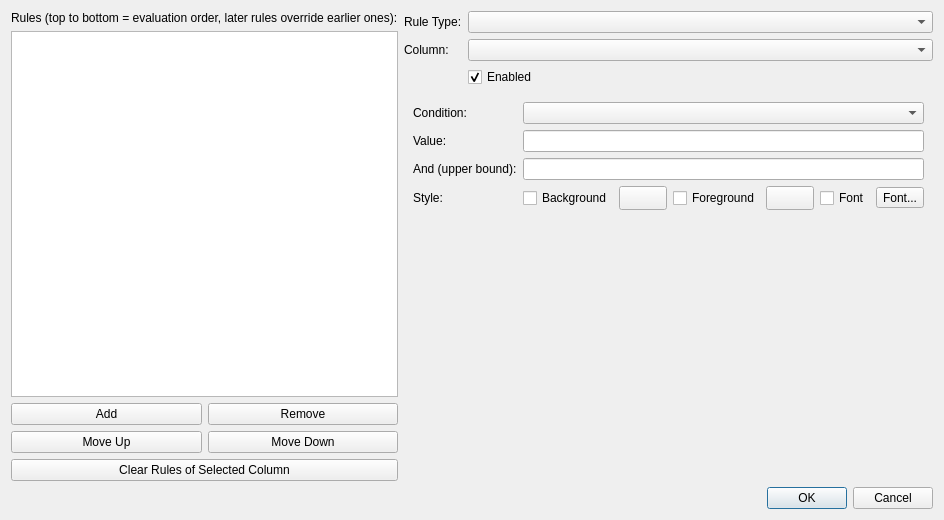
<?xml version="1.0" encoding="UTF-8"?>
<ui version="4.0">
 <class>DADialogConditionalFormat</class>
 <widget class="QDialog" name="DADialogConditionalFormat">
  <property name="geometry">
   <rect>
    <x>0</x>
    <y>0</y>
    <width>760</width>
    <height>520</height>
   </rect>
  </property>
  <property name="windowTitle">
   <string>Conditional Formatting</string>
  </property>
  <layout class="QVBoxLayout" name="verticalLayoutRoot">
   <item>
    <layout class="QHBoxLayout" name="horizontalLayoutMain">
     <item>
      <layout class="QVBoxLayout" name="verticalLayoutLeft">
       <item>
        <widget class="QLabel" name="labelRules">
         <property name="text">
          <string>Rules (top to bottom = evaluation order, later rules override earlier ones):</string>
         </property>
        </widget>
       </item>
       <item>
        <widget class="QListWidget" name="listRules">
         <property name="minimumSize">
          <size>
           <width>280</width>
           <height>0</height>
          </size>
         </property>
        </widget>
       </item>
       <item>
        <layout class="QGridLayout" name="gridLayoutButtons">
         <item row="0" column="0">
          <widget class="QPushButton" name="buttonAdd">
           <property name="text">
            <string>Add</string>
           </property>
          </widget>
         </item>
         <item row="0" column="1">
          <widget class="QPushButton" name="buttonRemove">
           <property name="text">
            <string>Remove</string>
           </property>
          </widget>
         </item>
         <item row="1" column="0">
          <widget class="QPushButton" name="buttonMoveUp">
           <property name="text">
            <string>Move Up</string>
           </property>
          </widget>
         </item>
         <item row="1" column="1">
          <widget class="QPushButton" name="buttonMoveDown">
           <property name="text">
            <string>Move Down</string>
           </property>
          </widget>
         </item>
         <item row="2" column="0" colspan="2">
          <widget class="QPushButton" name="buttonClearColumn">
           <property name="text">
            <string>Clear Rules of Selected Column</string>
           </property>
          </widget>
         </item>
        </layout>
       </item>
      </layout>
     </item>
     <item>
      <layout class="QVBoxLayout" name="verticalLayoutRight">
       <item>
        <layout class="QFormLayout" name="formLayoutHeader">
         <item row="0" column="0">
          <widget class="QLabel" name="labelType">
           <property name="text">
            <string>Rule Type:</string>
           </property>
          </widget>
         </item>
         <item row="0" column="1">
          <widget class="QComboBox" name="comboType"/>
         </item>
         <item row="1" column="0">
          <widget class="QLabel" name="labelColumn">
           <property name="text">
            <string>Column:</string>
           </property>
          </widget>
         </item>
         <item row="1" column="1">
          <widget class="QComboBox" name="comboColumn"/>
         </item>
         <item row="2" column="1">
          <widget class="QCheckBox" name="checkEnabled">
           <property name="text">
            <string>Enabled</string>
           </property>
           <property name="checked">
            <bool>true</bool>
           </property>
          </widget>
         </item>
        </layout>
       </item>
       <item>
        <widget class="QStackedWidget" name="stackEditor">
         <property name="currentIndex">
          <number>0</number>
         </property>
         <widget class="QWidget" name="pageCell">
          <layout class="QFormLayout" name="formLayoutCell">
           <item row="0" column="0">
            <widget class="QLabel" name="labelCondition">
             <property name="text">
              <string>Condition:</string>
             </property>
            </widget>
           </item>
           <item row="0" column="1">
            <widget class="QComboBox" name="comboCondition"/>
           </item>
           <item row="1" column="0">
            <widget class="QLabel" name="labelValue1">
             <property name="text">
              <string>Value:</string>
             </property>
            </widget>
           </item>
           <item row="1" column="1">
            <widget class="QLineEdit" name="editValue1"/>
           </item>
           <item row="2" column="0">
            <widget class="QLabel" name="labelValue2">
             <property name="text">
              <string>And (upper bound):</string>
             </property>
            </widget>
           </item>
           <item row="2" column="1">
            <widget class="QLineEdit" name="editValue2"/>
           </item>
           <item row="3" column="0">
            <widget class="QLabel" name="labelStyle">
             <property name="text">
              <string>Style:</string>
             </property>
            </widget>
           </item>
           <item row="3" column="1">
            <layout class="QHBoxLayout" name="horizontalLayoutStyle">
             <item>
              <widget class="QCheckBox" name="checkUseBackground">
               <property name="text">
                <string>Background</string>
               </property>
              </widget>
             </item>
             <item>
              <widget class="QToolButton" name="buttonBackground">
               <property name="minimumSize">
                <size>
                 <width>48</width>
                 <height>24</height>
                </size>
               </property>
               <property name="text">
                <string notr="true"/>
               </property>
              </widget>
             </item>
             <item>
              <widget class="QCheckBox" name="checkUseForeground">
               <property name="text">
                <string>Foreground</string>
               </property>
              </widget>
             </item>
             <item>
              <widget class="QToolButton" name="buttonForeground">
               <property name="minimumSize">
                <size>
                 <width>48</width>
                 <height>24</height>
                </size>
               </property>
               <property name="text">
                <string notr="true"/>
               </property>
              </widget>
             </item>
             <item>
              <widget class="QCheckBox" name="checkUseFont">
               <property name="text">
                <string>Font</string>
               </property>
              </widget>
             </item>
             <item>
              <widget class="QToolButton" name="buttonFont">
               <property name="text">
                <string>Font...</string>
               </property>
              </widget>
             </item>
             <item>
              <spacer name="horizontalSpacerStyle">
               <property name="orientation">
                <enum>Qt::Horizontal</enum>
               </property>
               <property name="sizeHint" stdset="0">
                <size>
                 <width>10</width>
                 <height>10</height>
                </size>
               </property>
              </spacer>
             </item>
            </layout>
           </item>
          </layout>
         </widget>
         <widget class="QWidget" name="pageScale">
          <layout class="QVBoxLayout" name="verticalLayoutScale">
           <item>
            <widget class="QRadioButton" name="radioTwoColor">
             <property name="text">
              <string>2-Color Scale</string>
             </property>
             <property name="checked">
              <bool>true</bool>
             </property>
            </widget>
           </item>
           <item>
            <widget class="QRadioButton" name="radioThreeColor">
             <property name="text">
              <string>3-Color Scale</string>
             </property>
            </widget>
           </item>
           <item>
            <layout class="QHBoxLayout" name="horizontalLayoutScaleColors">
             <item>
              <widget class="QLabel" name="labelScaleLow">
               <property name="text">
                <string>Low:</string>
               </property>
              </widget>
             </item>
             <item>
              <widget class="QToolButton" name="buttonScaleMin">
               <property name="minimumSize">
                <size>
                 <width>48</width>
                 <height>24</height>
                </size>
               </property>
               <property name="text">
                <string notr="true"/>
               </property>
              </widget>
             </item>
             <item>
              <widget class="QLabel" name="labelScaleMid">
               <property name="text">
                <string>Middle:</string>
               </property>
              </widget>
             </item>
             <item>
              <widget class="QToolButton" name="buttonScaleMid">
               <property name="minimumSize">
                <size>
                 <width>48</width>
                 <height>24</height>
                </size>
               </property>
               <property name="text">
                <string notr="true"/>
               </property>
              </widget>
             </item>
             <item>
              <widget class="QLabel" name="labelScaleHigh">
               <property name="text">
                <string>High:</string>
               </property>
              </widget>
             </item>
             <item>
              <widget class="QToolButton" name="buttonScaleMax">
               <property name="minimumSize">
                <size>
                 <width>48</width>
                 <height>24</height>
                </size>
               </property>
               <property name="text">
                <string notr="true"/>
               </property>
              </widget>
             </item>
             <item>
              <spacer name="horizontalSpacerScale">
               <property name="orientation">
                <enum>Qt::Horizontal</enum>
               </property>
               <property name="sizeHint" stdset="0">
                <size>
                 <width>10</width>
                 <height>10</height>
                </size>
               </property>
              </spacer>
             </item>
            </layout>
           </item>
           <item>
            <spacer name="verticalSpacerScale">
             <property name="orientation">
              <enum>Qt::Vertical</enum>
             </property>
             <property name="sizeHint" stdset="0">
              <size>
               <width>10</width>
               <height>10</height>
              </size>
             </property>
            </spacer>
           </item>
          </layout>
         </widget>
         <widget class="QWidget" name="pageBar">
          <layout class="QHBoxLayout" name="horizontalLayoutBar">
           <item>
            <widget class="QLabel" name="labelBarColor">
             <property name="text">
              <string>Bar Color:</string>
             </property>
            </widget>
           </item>
           <item>
            <widget class="QToolButton" name="buttonBarColor">
             <property name="minimumSize">
              <size>
               <width>48</width>
               <height>24</height>
              </size>
             </property>
             <property name="text">
              <string notr="true"/>
             </property>
            </widget>
           </item>
           <item>
            <spacer name="horizontalSpacerBar">
             <property name="orientation">
              <enum>Qt::Horizontal</enum>
             </property>
             <property name="sizeHint" stdset="0">
              <size>
               <width>10</width>
               <height>10</height>
              </size>
             </property>
            </spacer>
           </item>
          </layout>
         </widget>
        </widget>
       </item>
       <item>
        <widget class="QLabel" name="labelDisabledHint">
         <property name="wordWrap">
          <bool>true</bool>
         </property>
         <property name="text">
          <string notr="true"/>
         </property>
        </widget>
       </item>
       <item>
        <spacer name="verticalSpacerRight">
         <property name="orientation">
          <enum>Qt::Vertical</enum>
         </property>
         <property name="sizeHint" stdset="0">
          <size>
           <width>10</width>
           <height>10</height>
          </size>
         </property>
        </spacer>
       </item>
      </layout>
     </item>
    </layout>
   </item>
   <item>
    <widget class="QDialogButtonBox" name="buttonBox">
     <property name="orientation">
      <enum>Qt::Horizontal</enum>
     </property>
     <property name="standardButtons">
      <set>QDialogButtonBox::Cancel|QDialogButtonBox::Ok</set>
     </property>
    </widget>
   </item>
  </layout>
 </widget>
 <resources/>
 <connections>
  <connection>
   <sender>buttonBox</sender>
   <signal>accepted()</signal>
   <receiver>DADialogConditionalFormat</receiver>
   <slot>accept()</slot>
   <hints>
    <hint type="sourcelabel">
     <x>20</x>
     <y>20</y>
    </hint>
    <hint type="destinationlabel">
     <x>20</x>
     <y>20</y>
    </hint>
   </hints>
  </connection>
  <connection>
   <sender>buttonBox</sender>
   <signal>rejected()</signal>
   <receiver>DADialogConditionalFormat</receiver>
   <slot>reject()</slot>
   <hints>
    <hint type="sourcelabel">
     <x>20</x>
     <y>20</y>
    </hint>
    <hint type="destinationlabel">
     <x>20</x>
     <y>20</y>
    </hint>
   </hints>
  </connection>
 </connections>
</ui>
